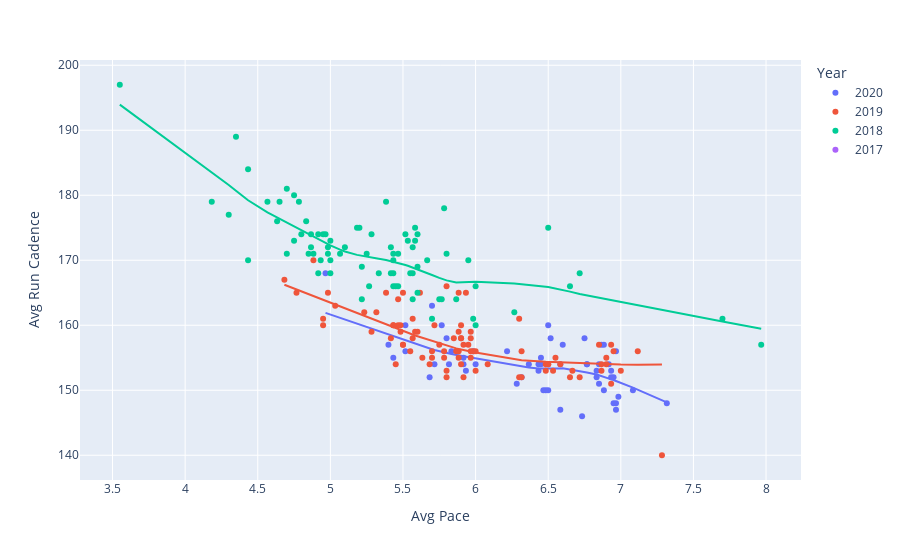

Notebook code for this chart:
### Code cell
fig = px.scatter(running_df, x='Avg Pace', y='Avg Run Cadence', color='Year', trendline='lowess')
fig.show()
